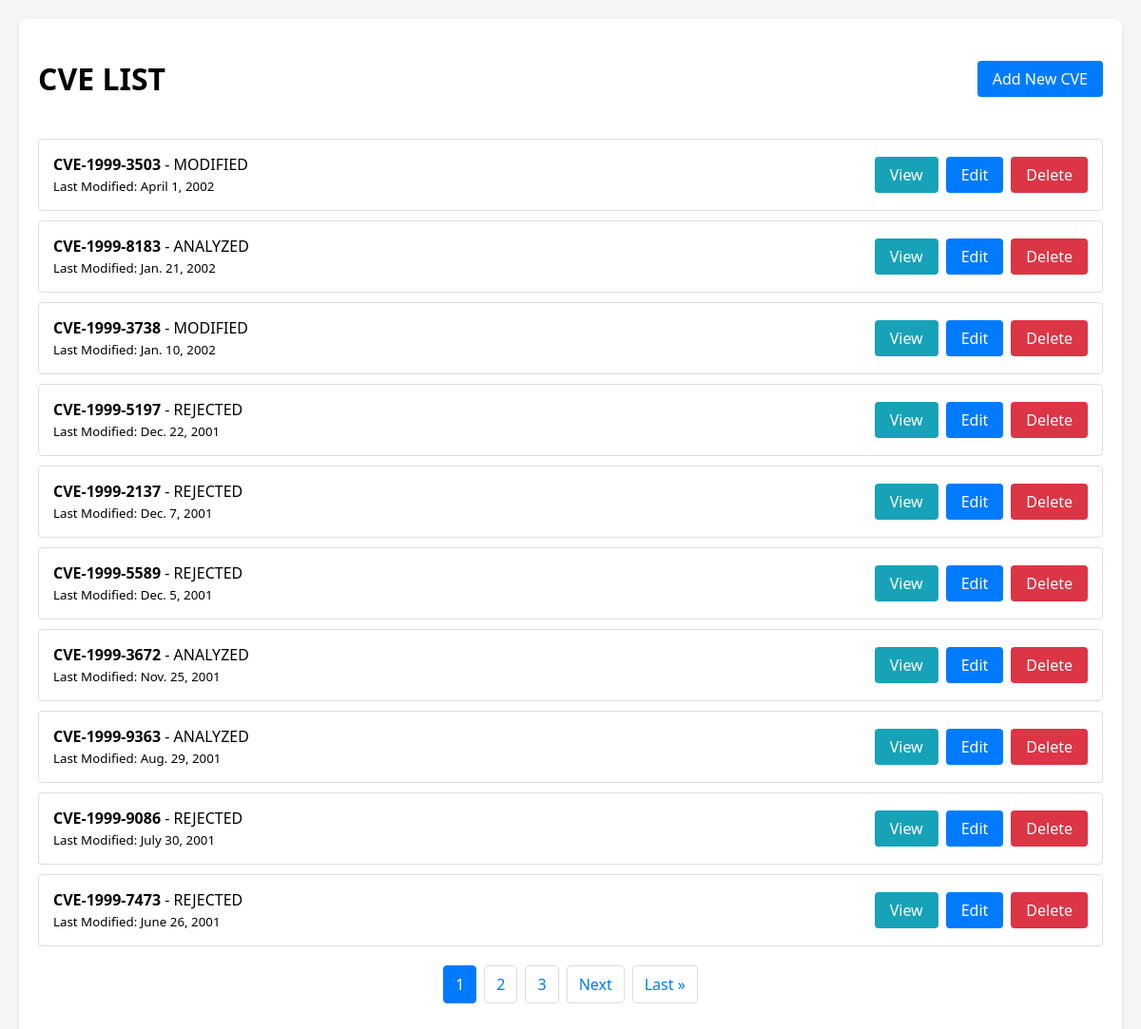
The page / on the database its author committed.
### cve_app/models.py (models this page shows, shortened)
class CVE(models.Model):
    cve_id = models.CharField(max_length=20, unique=True)
    identifier = models.CharField(max_length=20)
    published_date = models.DateField()
    last_modified_date = models.DateField()
    status = models.CharField(max_length=20, choices = [
        ('ANALYZED', 'Analyzed'),
        ('MODIFIED', 'Modified'),
        ('REJECTED', 'Rejected')
    ])
    class Meta:
        ordering = ['-last_modified_date']

### cve_app/views.py (the view)
# urls.py: path('', views.cve_list, name='cve_list'),
def cve_list(request):
    cves = CVE.objects.all().order_by('-last_modified_date')
    paginator = Paginator(cves, 10)
    page_number = request.GET.get('page')
    page_obj = paginator.get_page(page_number)
    return render(request, 'cve_app/cve_list.html', {'page_obj': page_obj})

### cve_app/templates/cve_app/cve_list.html (shortened to what this page needs)
{% extends 'cve_app/base.html' %}
{% block content %}
<div class="header">
    <h1>CVE LIST</h1>
    <a href="{% url 'cve_create' %}" class="btn btn-primary">Add New CVE</a>
</div>
<div class="cve-list">
    {% for cve in page_obj %}
        <div class="cve-item">
            <div>
                <strong>{{ cve.cve_id }}</strong> - {{ cve.status }}
                <br>
                <small>Last Modified: {{ cve.last_modified_date }}</small>
            </div>
            <div class="cve-actions">
                <a href="{% url 'cve_detail' cve.id %}" class="btn btn-info">View</a>
                <a href="{% url 'cve_update' cve.id %}" class="btn btn-primary">Edit</a>
                <a href="{% url 'cve_delete' cve.id %}" class="btn btn-danger">Delete</a>
            </div>
        </div>
    {% endfor %}
</div>
<div class="pagination">
    {% for num in page_obj.paginator.page_range %}
        {% if page_obj.number == num %}
            <a class="active" href="?page={{ num }}">{{ num }}</a>
        {% elif num > page_obj.number|add:'-3' and num < page_obj.number|add:'3' %}
            <a href="?page={{ num }}">{{ num }}</a>
        {% endif %}
    {% endfor %}
    {% if page_obj.has_next %}
        <a href="?page={{ page_obj.next_page_number }}">Next</a>
        <a href="?page={{ page_obj.paginator.num_pages }}">Last &raquo;</a>
    {% endif %}
</div>
{% endblock %}

### cve_app/templates/cve_app/base.html (shortened to what this page needs)
<!DOCTYPE html>
<html>
<head>
</head>
<body>
    <div class="container">
        {% block content %}{% endblock %}
    </div>
</body>
</html>

### cve_app/templates/cve_app/base.html (style rules this page uses)
body { font-family: 'Segoe UI', Tahoma, Geneva, Verdana, sans-serif; margin: 0; padding: 20px; background-color: #f5f5f5; }
.container { max-width: 1200px; margin: 0 auto; background-color: white; padding: 20px; border-radius: 8px; box-shadow: 0 2px 4px rgba(0,0,0,0.1); }
.header { display: flex; justify-content: space-between; align-items: center; margin-bottom: 20px; }
.btn { padding: 8px 16px; border-radius: 4px; border: none; cursor: pointer; text-decoration: none; font-weight: 500; }
.btn-primary { background-color: #007bff; color: white; }
.btn-danger { background-color: #dc3545; color: white; }
.cve-list { list-style: none; padding: 0; }
.cve-item { padding: 15px; border: 1px solid #ddd; margin-bottom: 10px; border-radius: 4px; display: flex; justify-content: space-between; align-items: center; }
.pagination { display: flex; justify-content: center; margin-top: 20px; }
.pagination a { padding: 8px 12px; margin: 0 4px; border: 1px solid #ddd; text-decoration: none; color: #007bff; border-radius: 4px; }
.pagination .active { background-color: #007bff; color: white; border-color: #007bff; }
.btn-info { background-color: #17a2b8; color: white; }
.cve-actions { display: flex; gap: 8px; }

### rows shown on the page
CVE: cve_id "CVE-1999-3503", status "MODIFIED", last_modified_date "April 1, 2002"
CVE: cve_id "CVE-1999-8183", status "ANALYZED", last_modified_date "Jan. 21, 2002"
CVE: cve_id "CVE-1999-3738", status "MODIFIED", last_modified_date "Jan. 10, 2002"
CVE: cve_id "CVE-1999-5197", status "REJECTED", last_modified_date "Dec. 22, 2001"
CVE: cve_id "CVE-1999-2137", status "REJECTED", last_modified_date "Dec. 7, 2001"
CVE: cve_id "CVE-1999-5589", status "REJECTED", last_modified_date "Dec. 5, 2001"
CVE: cve_id "CVE-1999-3672", status "ANALYZED", last_modified_date "Nov. 25, 2001"
CVE: cve_id "CVE-1999-9363", status "ANALYZED", last_modified_date "Aug. 29, 2001"
CVE: cve_id "CVE-1999-9086", status "REJECTED", last_modified_date "July 30, 2001"
CVE: cve_id "CVE-1999-7473", status "REJECTED", last_modified_date "June 26, 2001"

### other values the page prints
{{ num }} "1"
{{ num }} "2" "3"
